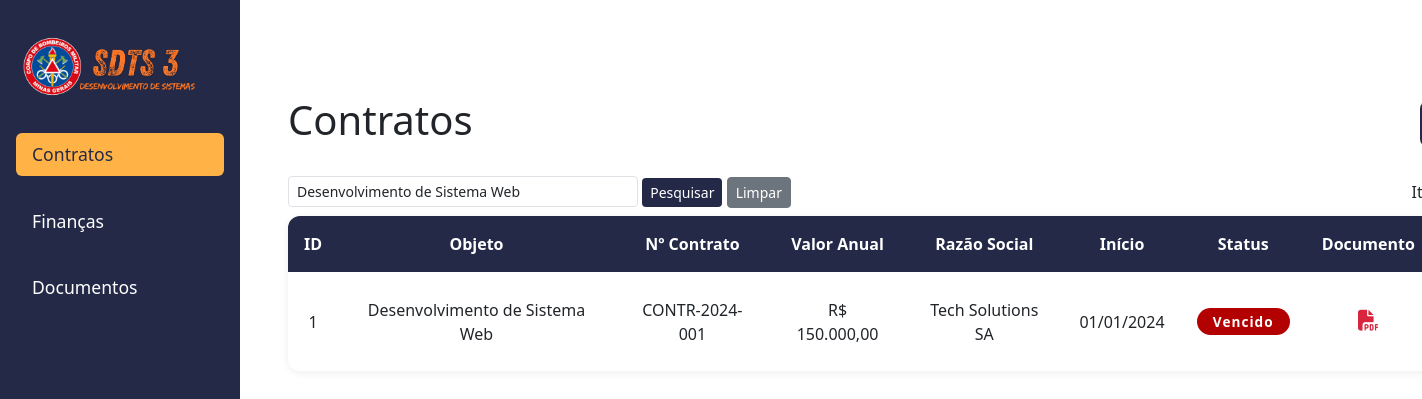
The page /contratos.php?busca=Desenvolvimento de Sistema Web on the database its author committed.
### tables this page shows
CREATE TABLE IF NOT EXISTS contratos (
    id INT AUTO_INCREMENT PRIMARY KEY,
    objeto VARCHAR(255),
    detalhamento VARCHAR(200),
    el_item INT,
    valor_anual_estimado DECIMAL(15,2),
    valor_ppag DECIMAL(15,2),
    valor_empenhado DECIMAL(15,2),
    nr_contrato VARCHAR(50),
    meses INT,
    servico_continuado BOOLEAN,
    anos_limite_contratual INT,
    data_inicio DATE,
    data_final DATE,
    empenho BOOLEAN,
    liquidacao BOOLEAN,
    nr_termo_aditivo INT,
    quantidade DECIMAL(10,2),
    distribuicao TEXT,
    processo_sei_sdts VARCHAR(100),
    processo_sei_csm VARCHAR(100),
    status_aditamento VARCHAR(255),
    situacao_aditamento_ano_corrente VARCHAR(255),
    razao_social VARCHAR(255),
    email VARCHAR(255),
    responsavel VARCHAR(255),
    telefone VARCHAR(50),
    situacao VARCHAR(50) DEFAULT 'Não informado',
    observacoes TEXT,
    contrato_documento VARCHAR(255)
);

### public/contratos.php (the view, shortened to what this page needs)
<?php
$host = 'db';
$db   = 'sdts3';
$user = 'sdts3user';
$pass = 'sdts3pass';
$charset = 'utf8mb4';
$dsn = "mysql:host=$host;dbname=$db;charset=$charset";
$options = [
    PDO::ATTR_ERRMODE            => PDO::ERRMODE_EXCEPTION,
    PDO::ATTR_DEFAULT_FETCH_MODE => PDO::FETCH_ASSOC,
    PDO::ATTR_EMULATE_PREPARES   => false,
];
try {
    $pdo = new PDO($dsn, $user, $pass, $options);
} catch (PDOException $e) {
    $_SESSION['flash'] = ['type' => 'danger', 'msg' => 'Não foi possível conectar ao banco de dados.'];
    $pdo = null;
}
$por_pagina = isset($_GET['por_pagina']) ? max(1, intval($_GET['por_pagina'])) : 10;
$busca = isset($_GET['busca']) ? trim($_GET['busca']) : '';
$where = '';
$params = [];
if ($busca !== '') {
    $buscaLower = mb_strtolower($busca);
    if ($buscaLower === 'vigente') {
        $where = "WHERE data_final >= ?";
        $params = [date('Y-m-d')];
    } elseif ($buscaLower === 'vencido') {
        $where = "WHERE data_final < ?";
        $params = [date('Y-m-d')];
    } else {
        $where = "WHERE objeto LIKE ? OR razao_social LIKE ? OR situacao LIKE ?";
        $params = ["%$busca%", "%$busca%", "%$busca%"];
    }
}
$pagina = isset($_GET['pagina']) ? max(1, intval($_GET['pagina'])) : 1;
$offset = ($pagina - 1) * $por_pagina;
$sql = "SELECT * FROM contratos $where ORDER BY id DESC LIMIT $por_pagina OFFSET $offset";
$stmt = $pdo ? $pdo->prepare($sql) : null;
if ($stmt) {
    $stmt->execute($params);
    $contratos = $stmt->fetchAll();
} else {
    $contratos = [];
}
?>
<div class="container-main">
    <div class="contratos-header">
        <h1>Contratos</h1>
    </div>
    <form method="get" class="mb-2" style="display:flex;align-items:center;gap:1rem;justify-content:space-between;">
      <div style="flex:1;">
        <input type="text" name="busca" value="<?php echo htmlspecialchars($busca); ?>" class="form-control form-control-sm" placeholder="Pesquisar por Objeto, Razão Social ou Status..." style="max-width:350px;display:inline-block;" />
        <button type="submit" class="btn btn-sm btn-pesquisar">Pesquisar</button>
        <?php if ($busca): ?><a href="?por_pagina=<?php echo $por_pagina; ?>" class="btn btn-sm btn-secondary">Limpar</a><?php endif; ?>
      </div>
      <div>
        <label for="por_pagina" style="margin-bottom:0;">Itens por página:</label>
      </div>
    </form>
    <table class="table-contratos">
        <thead>
            <tr>
                <th>ID</th>
                <th>Objeto</th>
                <th>Nº Contrato</th>
                <th>Valor Anual</th>
                <th>Razão Social</th>
                <th>Início</th>
                <th>Status</th>
                <th>Documento</th>
            </tr>
        </thead>
        <tbody>
            <?php foreach ($contratos as $contrato): ?>
            <?php
                $hoje = date('Y-m-d');
                $status_vigencia = (strtotime($contrato['data_final']) >= strtotime($hoje))
                    ? '<span class="badge-status badge-vigente"><b>Vigente</b></span>'
                    : '<span class="badge-status badge-vencido"><b>Vencido</b></span>';
            ?>
            <tr>
                <td><?php echo $contrato['id']; ?></td>
                <td><?php echo htmlspecialchars($contrato['objeto']); ?></td>
                <td><?php echo htmlspecialchars($contrato['nr_contrato'] ?? ''); ?></td>
                <td>R$ <?php echo number_format($contrato['valor_anual_estimado'] ?? 0,2,',','.'); ?></td>
                <td><?php echo htmlspecialchars($contrato['razao_social'] ?? ''); ?></td>
                <td><?php echo !empty($contrato['data_inicio']) ? date('d/m/Y', strtotime($contrato['data_inicio'])) : ''; ?></td>
                <td><?php echo $status_vigencia; ?></td>
                <td>
                  <?php if (!empty($contrato['contrato_documento'])): ?>
                    <a href="uploads/<?php echo htmlspecialchars($contrato['contrato_documento']); ?>" target="_blank" title="Download do Contrato"><i class="fa fa-file-pdf" style="color:#d7263d;font-size:1.3em;"></i></a>
                  <?php else: ?>
                    <span style="color:#bbb;">-</span>
                  <?php endif; ?>
                </td>
            </tr>
            <?php endforeach; ?>
        </tbody>
    </table>
</div>
<link href="https://cdn.jsdelivr.net/npm/bootstrap@5.3.2/dist/css/bootstrap.min.css" rel="stylesheet">
<?php
include 'base.php';

### public/base.php (style rules this page uses)
body { margin: 0; font-family: 'Roboto', Arial, sans-serif; background: #f4f6f8; }
.container-main { max-width: 1000px; margin: 0 auto; padding: 2rem 1rem 1rem 1rem; }
.contratos-header { display: flex; justify-content: space-between; align-items: center; margin-bottom: 1.5rem; }
.table-contratos { width: 100%; border-collapse: collapse; background: #fff; border-radius: 12px; box-shadow: 0 2px 8px rgba(0,0,0,0.07); overflow: hidden; }
.table-contratos th, .table-contratos td { padding: 1rem; text-align: left; }
.table-contratos th { background: #232946; color: #fff; }

### public/contratos.php (style rules this page uses)
.container-main { max-width: 1400px !important; width: 95vw; margin: 2rem auto; }
.table-contratos { font-size: 1rem; }
.table-contratos th, .table-contratos td { padding: 1rem; text-align: center; }
.badge-status { display: inline-block; padding: 0.25em 1.2em; border-radius: 1em; font-weight: bold; color: #fff; font-size: 0.85rem; letter-spacing: 1px; }
.badge-vencido { background: #b30000; }
.pagination .page-link, .btn-pesquisar { background: #232946 !important; color: #fff !important; border: none !important; font-weight: bold; transition: background 0.2s; }

### rows shown on the page
contratos: id "1", objeto "Desenvolvimento de Sistema Web", nr_contrato "CONTR-2024-001", valor_anual_estimado "150.000,00", razao_social "Tech Solutions SA", data_inicio "01/01/2024", data_final "Vencido"
